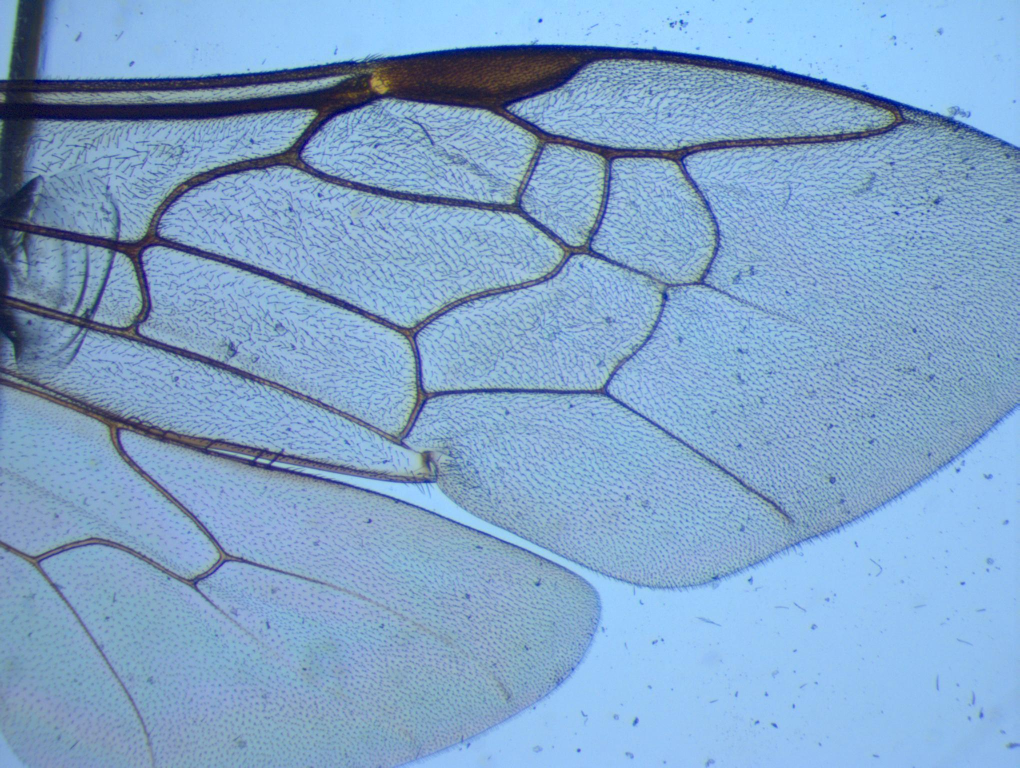
#> input picture Data/ex02.jpg, 2039 x 1536 px (shown at 1/2 size); its folder holds only this picture in this run
$ jupyter execute --allow-errors kmeans_test.ipynb
#> lines starting #> are read from the running program, lines starting #| are printed output that depends on the picture; after the words box and inside, x2 and y2 are one past the last pixel; in counts of white or black regions, pixels touching at a corner belong together
[cell 1]
import cv2
import glob
import numpy as np
import imgaug as ia
import imgaug.augmenters as iaa

import pandas as pd
import matplotlib.pyplot as plt
from sklearn.utils.extmath import randomized_svd
from sklearn.decomposition import PCA
from sklearn.cluster import KMeans

from skimage.feature import hog
from skimage import data, exposure
from skimage.exposure import rescale_intensity
from skimage.util import invert
from skimage.morphology import disk, square, erosion, dilation, area_closing, remove_small_objects

[cell 2]
# first data, read CSV + image
path = '../../Data/'
f_img = cv2.imread(path + 'ex01.jpg')
#> (the rest of this cell did not finish here and is left out)

[cell 3]
# [10 lines left out: function plot_img, not called in this run]

#> (a cell that did not finish here is left out)

[cell 5]
def preprocess_img(img, f_gt, display=False):
    '''
    Preprocess the input image with morphology
    '''
    # Rescale the intensity
    p1, p2 = np.percentile(gray_f_img, (10, 98))
    gray_img_rescale = rescale_intensity(img, in_range=(p1, p2))

    if display:
        plt.imshow(gray_img_rescale, cmap='gray')
        plt.show()

    # binarisation of the image
    threshold_val = 100
    ret, img = cv2.threshold(gray_img_rescale, threshold_val, 255, 0)

    if display:
        plt.imshow(img, cmap='gray')
        plt.show()

    # remove small object from the image with morphology func
    img = img > 0
    res = remove_small_objects(invert(img), min_size=400)

    if display:
        plt.imshow(invert(res), cmap='gray')
        plt.show()
        plot_img(invert(res), f_gt, '')
        plt.show()

    return invert(res)

#> (a cell that did not finish here is left out)

#> (a cell that did not finish here is left out)

[cell 8]
# [48 lines left out: function aug_img, not called in this run]

[cell 9]
# [50 lines left out: function get_hog_intersect_data, not called in this run]

#> (a cell that did not finish here is left out)

[cell 11]
def build_dataset(data_path, display=False):
    '''
    Extract features for all images except one that we keep for tests
    '''
#> called with data_path = '../../Data/', display = False
    data = []
    for file in glob.glob(data_path + '*.jpg'):
        print("Loading " + file)
        # get label name
        file_name = file.split('.')[-2].split('/')[-1]
        label_file_name = data_path + file_name + '.csv'

        # read img and label
        img = cv2.imread(file)
#> img is the input picture: shape (1536, 2039, 3); mean B, G, R 200.8, 164, 129
        gray_img = cv2.cvtColor(img, cv2.COLOR_BGR2GRAY)
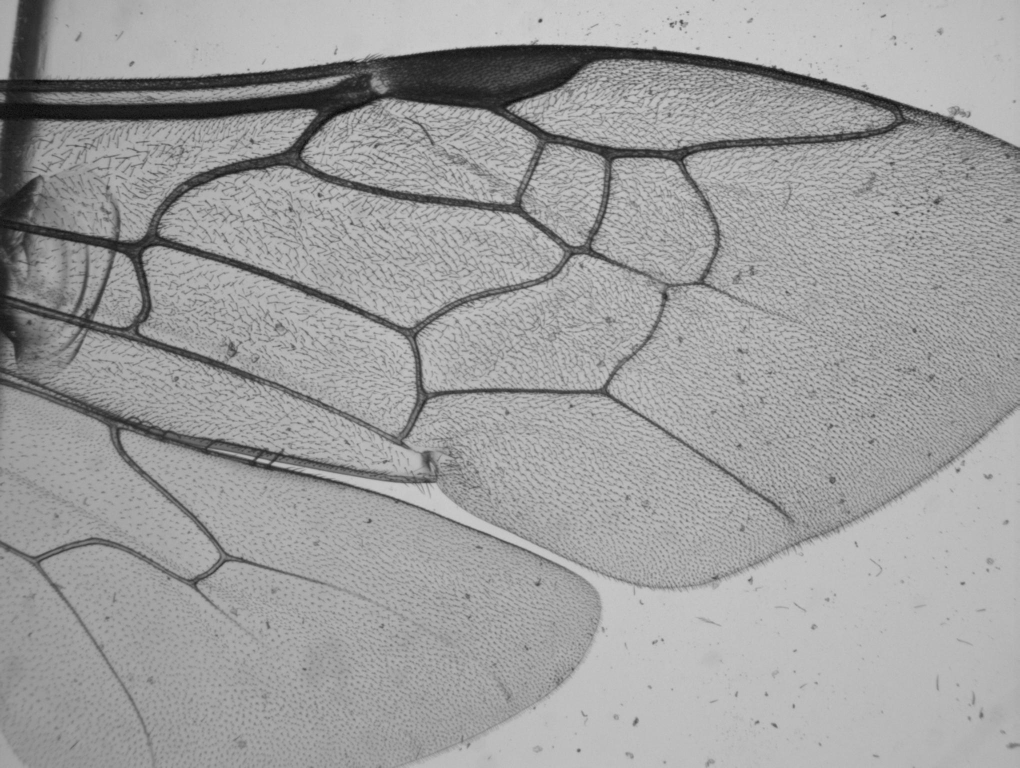
#> gray_img: shape (1536, 2039) (shown at 1/2 size); min 6, max 209, mean 157.7
        gt = pd.read_csv(label_file_name, header=None)

        if display:
            img_name = file.split('/')[-1]
            plot_img(gray_img, gt, img_name)

        processed_gray_img = preprocess_img(gray_img, gt, display=False)
        features = get_hog_intersect_data(processed_gray_img, gt, w_radius=128, display=False)
        data.append(features)

    return np.array(np.vstack(data))

#> (a cell that did not finish here is left out)

#> (a cell that did not finish here is left out)

[cell 14]
# Need to reduce dimensions

pca = PCA(n_components=500)
#> (the rest of this cell did not finish here and is left out)

[cell 15]
kmeans = KMeans(n_clusters=1)
#> (the rest of this cell did not finish here and is left out)

[cell 16]
path = '../../Data/TRAIN/'
f_img = cv2.imread(path + '004 Osmia lignaria f right 4x.jpg')
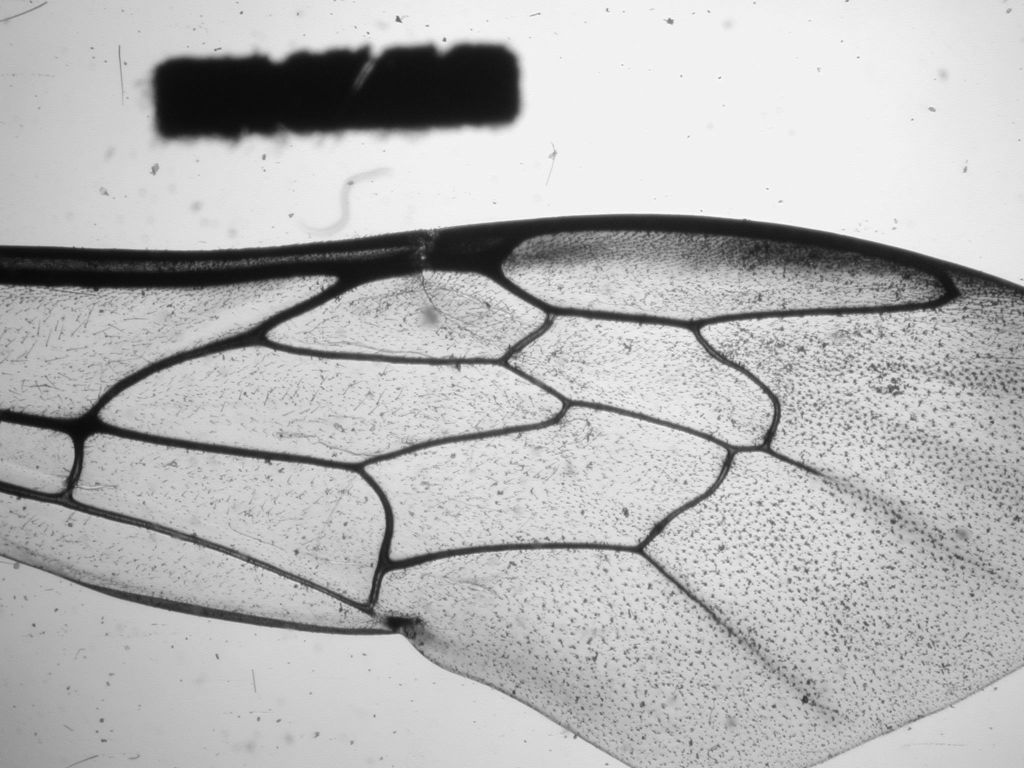
#> input picture Data/TRAIN/004 Osmia lignaria f right 4x.jpg, 2048 x 1536 px, found by its file name (shown at 1/2 size)
#> f_img is the input picture: shape (1536, 2048, 3); min 7, max 255, mean 182.2
gray_f_img = cv2.cvtColor(f_img, cv2.COLOR_BGR2GRAY)

processed_img = preprocess_img(gray_f_img, None, display=False)
#> in preprocess_img, `p1, p2 = np.percentile(gray_f_img, (10, 98))`: p1 = 78; p2 = 241
#> in preprocess_img, `gray_img_rescale = rescale_intensity(img, in_range=(p1, p2))`:
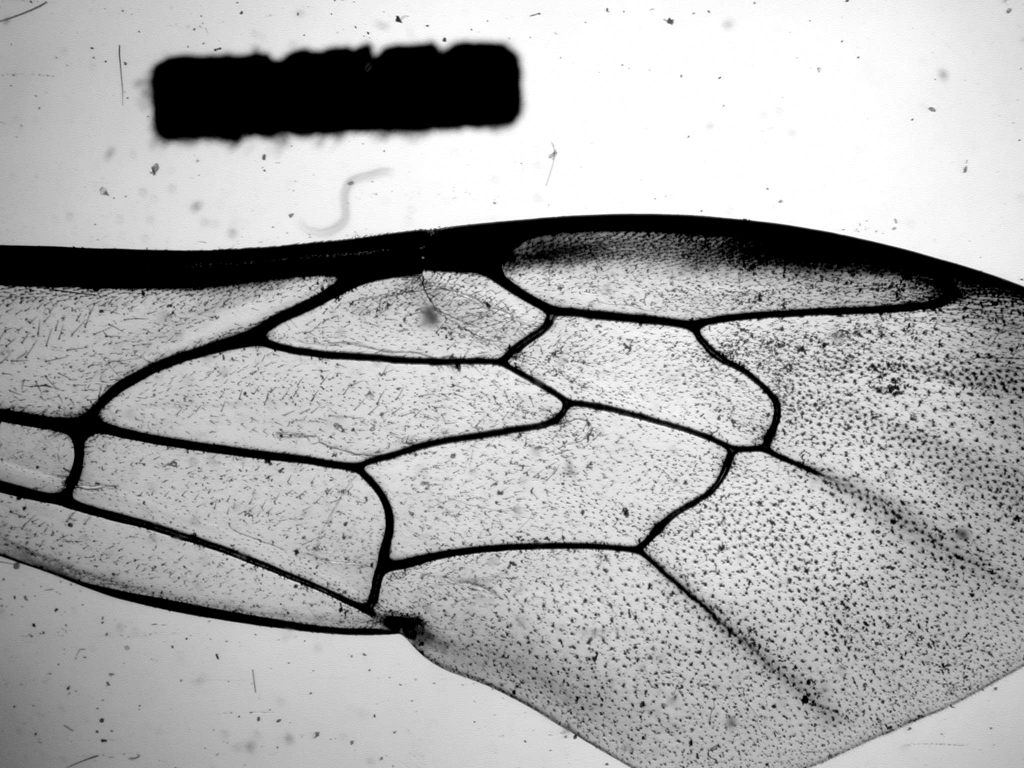
#> gray_img_rescale: shape (1536, 2048) (shown at 1/2 size); min 0, max 255, mean 169.2
#> in preprocess_img, `ret, img = cv2.threshold(gray_img_rescale, threshold_val, 255, 0)`:
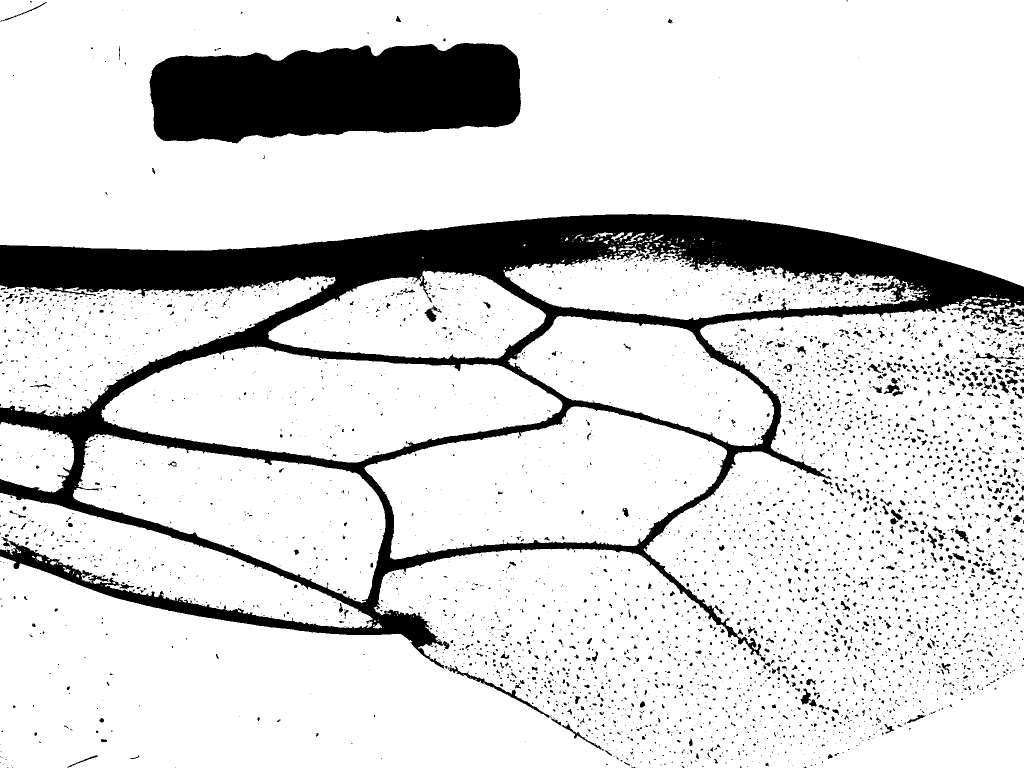
#> img: shape (1536, 2048) (shown at 1/2 size); 84.4% white; 4144 black regions (3253 under 20 px), largest, box (x1, y1, x2, y2) and area: (0, 428, 2048, 1337) 311253, (299, 86, 1042, 287) 120700, (898, 1330, 1099, 1436) 1323
#> in preprocess_img, `ret, img = cv2.threshold(gray_img_rescale, threshold_val, 255, 0)`: ret = 100
#> in preprocess_img, `res = remove_small_objects(invert(img), min_size=400)`:
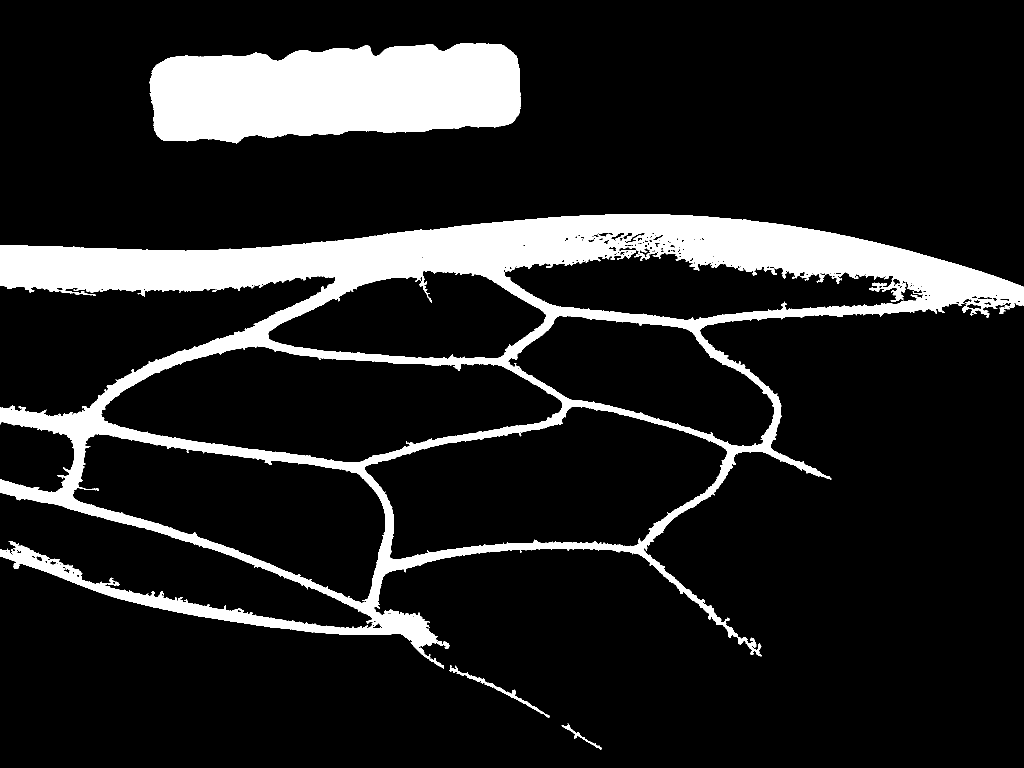
#> res: shape (1536, 2048) bool (shown at 1/2 size); 13.7% white; 4 white regions, box (x1, y1, x2, y2) and area: (0, 428, 2048, 1337) 310022, (299, 86, 1042, 287) 120700, (898, 1330, 1099, 1436) 1318, (1123, 1447, 1203, 1499) 416

#window_img = processed_img[810-128:810+128,1130-128:1130+128]
window_img = processed_img[600-128:600+128,200-128:200+128]
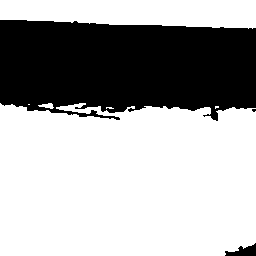
#> window_img: shape (256, 256) bool; 66.5% white; 3 black regions (1 under 20 px), largest, box (x1, y1, x2, y2) and area: (0, 20, 256, 121) 21692, (225, 243, 256, 256) 228

plt.imshow(window_img, cmap='gray')
plt.show()

fd, hog_image = hog(window_img.astype(np.float32), orientations=8, pixels_per_cell=(16, 16),
                    cells_per_block=(1, 1), visualize=True)
#> fd = 2048 values, max 1 at index 132, min 0 at index 0, mean 0.0332


new_data = fd.reshape((1, -1))
#> (the rest of this cell did not finish here and is left out)
